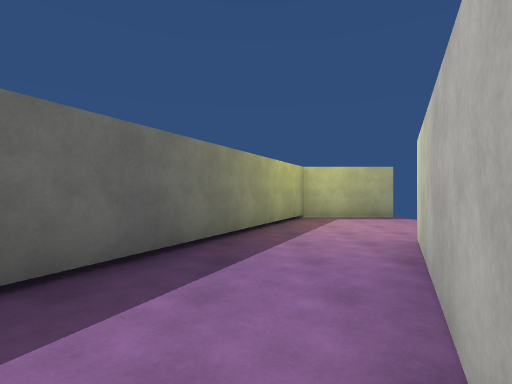
[1] (above)

21 first-person views from a walk through a 3-D level made in the Unity game engine. The camera is 1.5 m above the floor, looks level and sees 85° across. The floor is counted in squares, 2 m on a side. Each view is taken from the middle of a square. On the plan, view 1 faces up. The plan holds only what a view shows up to about 10 squares ahead; the rest is blank. The place goes on beyond the plan. Surface patterns are stand-ins for the level's own textures.

[2]
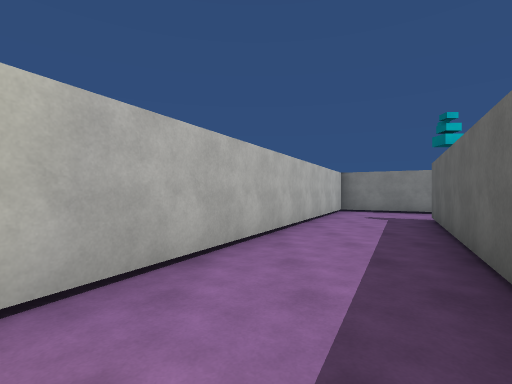

[3]
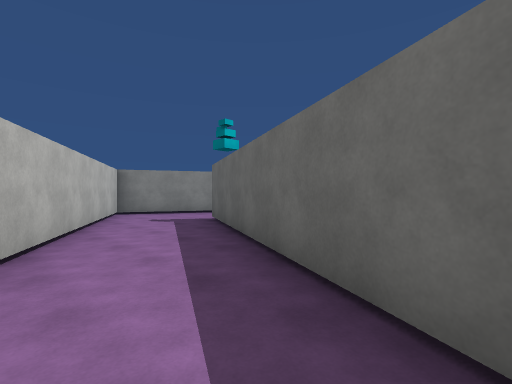

[4]
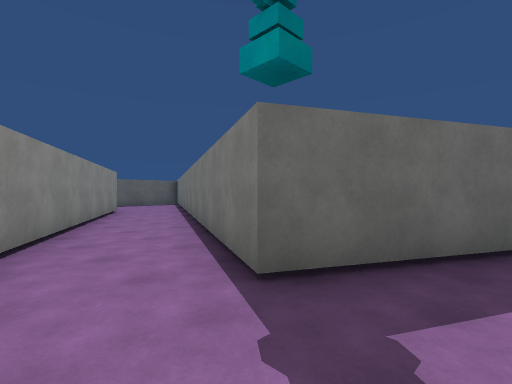

[5]
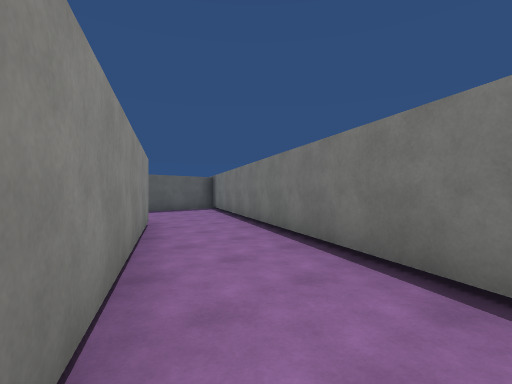

[6]
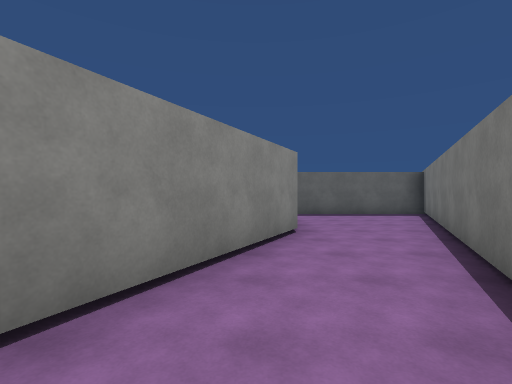

[7]
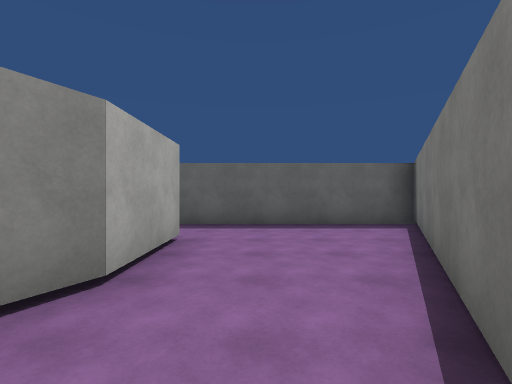

[8]
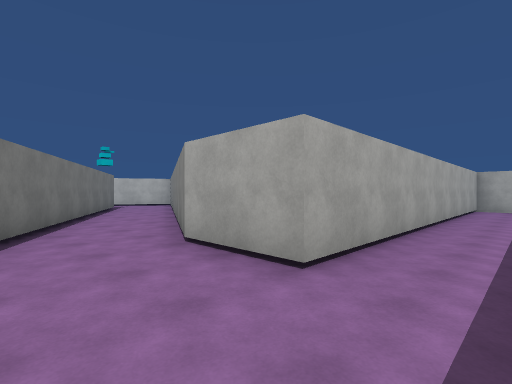

[9]
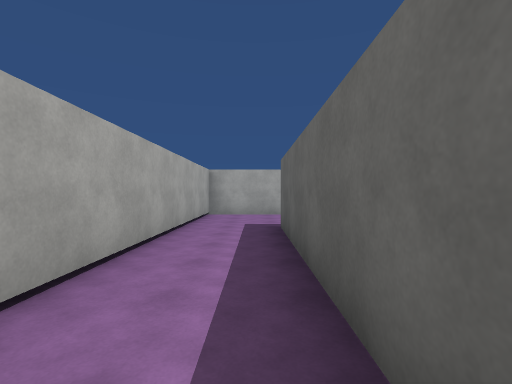

[10]
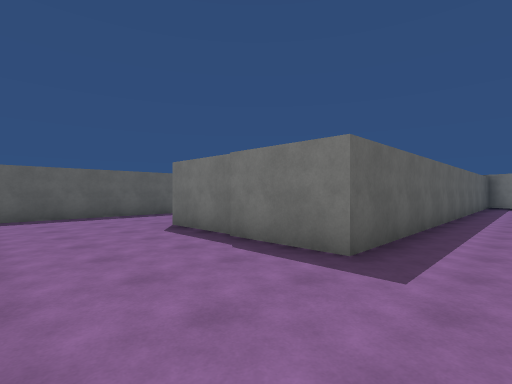

[11]
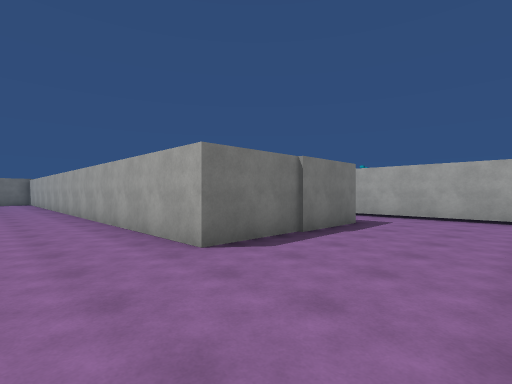

[12]
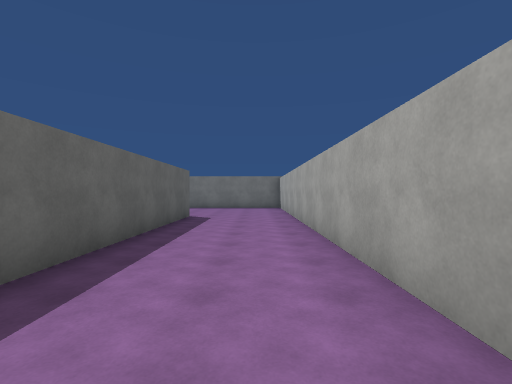

[13]
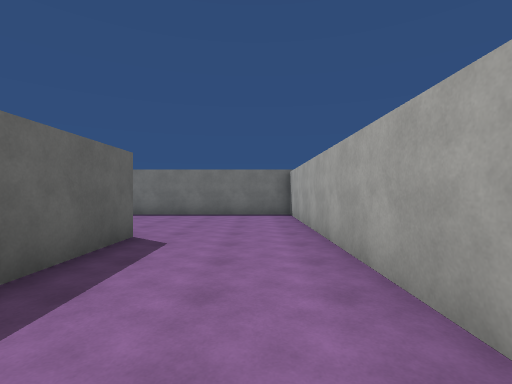

[14]
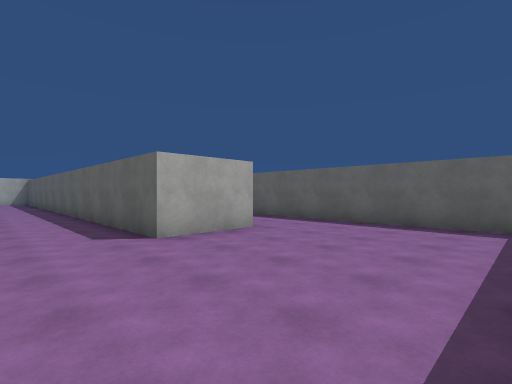

[15]
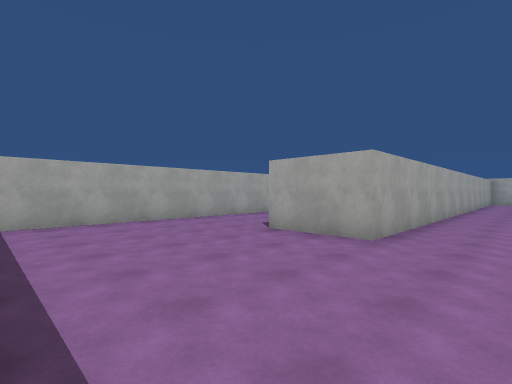

[16]
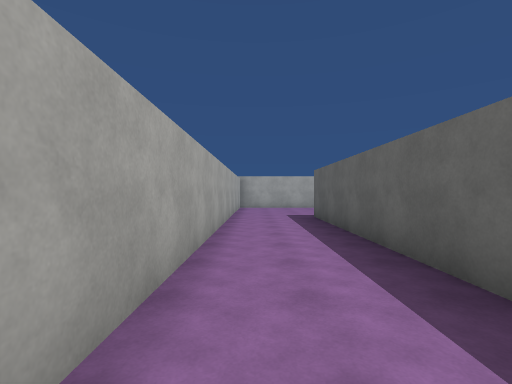

[17]
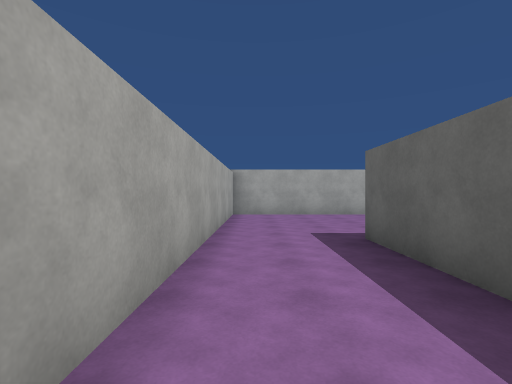

[18]
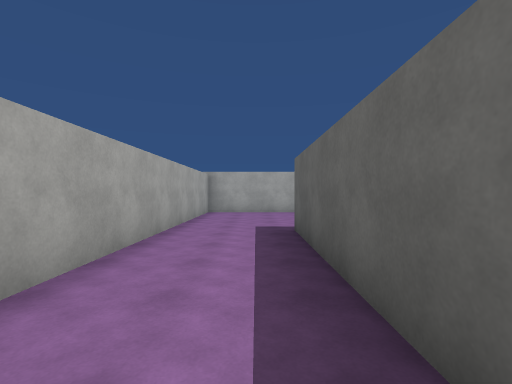

[19]
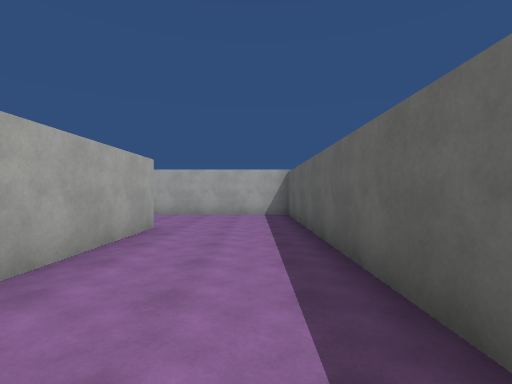

[20]
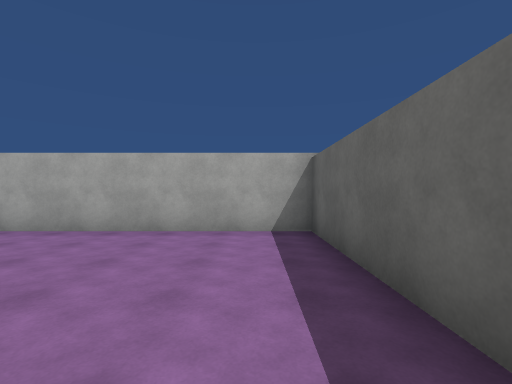

[21]
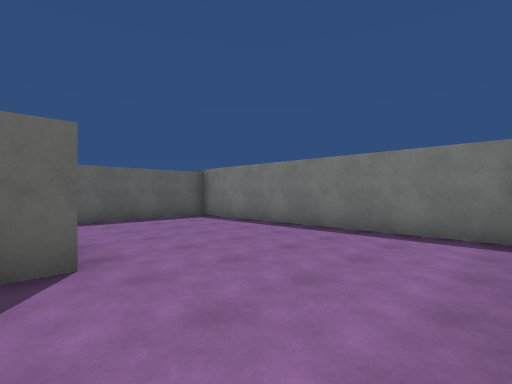

### Floor plan
Points are (right, up) in squares from view 1. A wall is a line through its corners. A room is listed if a view was taken in it or the views show most of it. See-through windows are left out.
Room 1 (views 1, 2, 3, 4, 5, 6, 7, 8)
walls: (-16.4, -1.2) (-14.3, -1.2) (-3.3, -6.8) (2.4, 4.2); (0.2, 5.9) (-4.6, -3.4) (-18.5, 3.7) (-18.5, -0.5)
ways out: opening at (-17, -0.3) to room 2; opening at (1.5, 5)
Room 2 (views 9, 10, 11, 12, 13, 14, 15, 16, 17, 18, 19, 20, 21)
walls: (-30.8, -0.9) (-30.8, -7.5); (-18.5, -0.5) (-18.5, -8.9) (-22.9, -8.9) (-22.9, 8.3) (-30.8, 8.3) (-30.8, 1); (-31.5, -12.3) (-28.2, -12.3) (-28.2, 3.7) (-26.1, 3.7) (-26.1, -12.3) (-16.4, -12.3) (-16.4, -1.2)
ways out: opening at (-17, -0.3) to room 1

Positions as (right, up) in squares from view 1, and headings:
1: (0, 0), facing up
2: (0, 4), facing down
3: (0, 3), facing down-left
4: (-3, -5), facing up-left
5: (-8, -4), facing up-left
6: (-9, -2), facing left
7: (-12, 0), facing left
8: (-18, 1), facing down-right
9: (-18, -3), facing down
10: (-17, -12), facing up-left
11: (-25, -12), facing up-right
12: (-24, -5), facing up
13: (-24, -1), facing up
14: (-24, 8), facing down-left
15: (-30, 8), facing down-right
16: (-29, 1), facing down
17: (-29, -3), facing down
18: (-30, -2), facing down
19: (-25, -3), facing down
20: (-25, -7), facing down
21: (-23, 3), facing up-left
